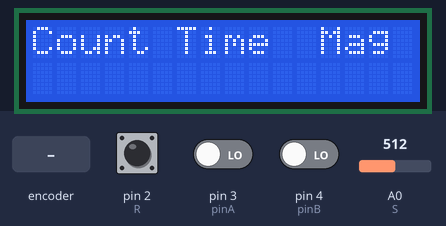
Bench run of a sketch on a simulated Arduino Uno, built with avr-gcc and run on an emulated ATmega328P. Shown: 16×2 character LCD. The inputs (shaded band) are chosen by the test bench; at power-on: pin 2 (R) HIGH, pin 3 (pinA) LOW, pin 4 (pinB) LOW, A0 (S) = 512. What the sketch prints to the serial monitor is not drawn.

Above: at 1.2 s.
1.3 s: rotary encoder on pin 3 (pinA) / pin 4 (pinB) turned 1 step (first pin leading)
At 2.1 s:
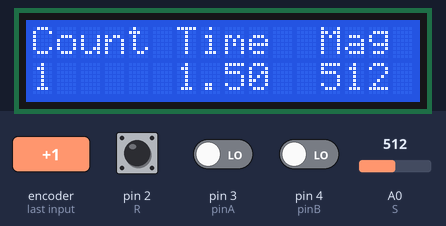
3.0 s: pin 2 (R) pulled LOW for 0.35 s
Timing chart, 0 to 6.0 s (numbered marks = the images above; inputs shaded):
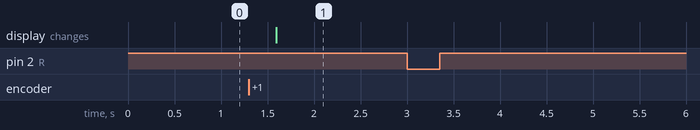

The sketch:

proto_02.ino
```cpp
#include <Wire.h> //LCD화면에 데이터 출력하기 위한 헤더파일
#include <LiquidCrystal_I2C.h>
LiquidCrystal_I2C lcd(0x27,16,2);

const int delayTime = 5;                      //일시정지 시간

//홀마그네틱센서관련 변수
int S = A0; // INPUT PIN
int M_Count = 0;
float time =0;
int count=1;
//로터리 인코더 관련 변수
int rotary_Count = 0;
int R = 2; // 로터리 인코더의 스위치
int pinA = 3;//로터리 인코더 핀A와 핀B
int pinB = 4;//
int nowCnt = 0;


void setup() {
   Serial.begin(115200); // 시리얼 통신 초기화

   //마그네틱 센서를 이용하는부분

   Serial.println("Count Time  Magnetic   ");
   pinMode(S, INPUT);

   //로터리 인코더를 이용하는부분
   pinMode(R, INPUT);
   pinMode(pinA, INPUT);
   pinMode(pinB, INPUT);
   digitalWrite(R, HIGH);

   //LCD화면에 출력하는부분
  lcd.init();
  lcd.backlight();
  lcd.print("Count Time  Mag");
}


void loop() {
  int save_count;


  //로터리 카운터의 스위치값이 0가 되는경우(다감아진경우) 새로운 데이터입력을 위해
  if (LOW == digitalRead(R))
   {
     Serial.println("Clear"); // 감지
     delay(200);
     rotary_Count = 0;
   }


   nowCnt = getValue();//바퀴가 앞으로 돌때는 일정 각도마다 +1, 뒤로돌때는 -1

   //바퀴가 회전하고 있다는의미
   if (nowCnt != 0)
   {
     rotary_Count += nowCnt;
     Serial.println(rotary_Count);

      //마그네틱 센서를 이용해 측정된 값이 400이상,300이하인 경우만 check
      if((analogRead(S) >=400) || (analogRead(S) <=300))
      {
        {
           //마그네틱 센서로부터 얻은 값을 시리얼 모니터에 출력
           Serial.print(count); Serial.print("  "); Serial.print(time); Serial.print("  ");Serial.println(analogRead(S), DEC);
           //LCD화면에 해당 수치를 보여줌
            lcd.setCursor(0,1);
            lcd.print(count); lcd.print("     ");lcd.print(time);lcd.print("  ");lcd.print(analogRead(S), DEC);

           count++;
         }

     }

   }

 //loop문은 0.3초마다 돌아감
 time = time+0.3;
 delay(300);
}


  int oldA = LOW;
  int oldB = LOW;

 //로터리 인코더작동관련 함수
 /*  현재 코드에서는 단순 휠체어가 이동중인지를 판별하면 되므로 크게 중요하지 않지만
    추후 환자가 앞으로 가는지 뒤로가는지, 어느정도만큼의 호를 그리며 좌/우회전하는지를 판별할수있게함
    바퀴가 앞으로 돌때는 10도마다 +1, 뒤로돌때는 -1
 */
int getValue()
{
   int rValue = 0;
   int A = digitalRead(pinA);
   int B = digitalRead(pinB);

   if (A != oldA || B != oldB)
   {
     if (oldA == LOW && A == HIGH)
     {
       if (oldB == HIGH) rValue = 1;
       else rValue = -1;
     }
   }
   oldA = A;
   oldB = B;
   return rValue;
}
```

Measured:
- after the input at 1.3 s, the display: changes after 0.29 s (image 1)
- after the input at 3.0 s, every drawn part: stays the same
